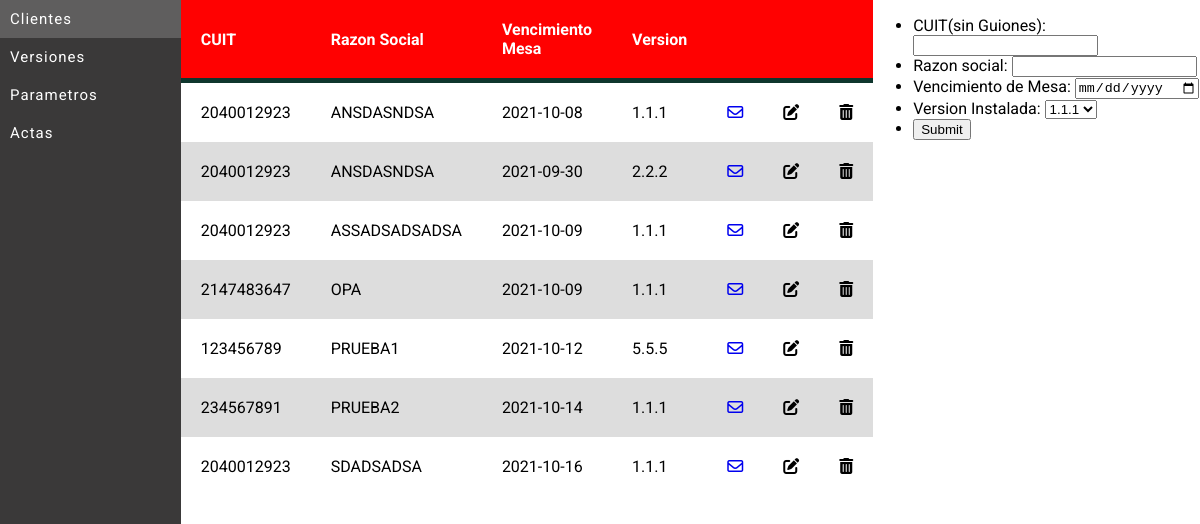
The page / on the database its author committed.
### tables this page shows
CREATE TABLE `clientes` (
  `id_cliente` int(11) NOT NULL,
  `cuit` int(11) NOT NULL,
  `razon_social` varchar(128) NOT NULL,
  `fecha_mesa` date NOT NULL,
  `id_version` int(11) NOT NULL
);

CREATE TABLE `versiones` (
  `id_version` int(11) NOT NULL,
  `version` varchar(15) NOT NULL
);

### index.php (the view, shortened to what this page needs)
<?php
    include("database.php");
    $clientes= "SELECT * FROM clientes ORDER BY razon_social";
    $resultado = mysqli_query($conexion,$clientes);
    $versiones= "SELECT * FROM versiones";
    $resultadoVersiones = mysqli_query($conexion,$versiones);
?>
<!DOCTYPE html>
<html lang="en">
<head>
    <link rel="stylesheet" href="styles.css">
    <link href="https://cdnjs.cloudflare.com/ajax/libs/font-awesome/6.0.0-beta2/css/all.min.css" rel="stylesheet">
</head>
<body>
    <nav id="menu">
        <ul>
            <li id="CLIENTES"> <a href="index.php">Clientes</a></li>
            <li id="VERSIONES"><a href="versiones.php">Versiones</a></li>
            <li id="PARAMETROS"> <a href="enviarCorreo.php">Parametros</a></li>
            <li id="ACTAS"><a href="#ACTAS">Actas</a></li>
        </ul>
    </nav>
    <div>
        <table>
            <thead>
                <tr>
                    <th>CUIT</th><th>Razon Social</th><th>Vencimiento Mesa</th><th>Version</th><th></th><th></th><th></th>
                </tr>
            </thead>
            <tbody>
                <?php
                    while($rowClientes=mysqli_fetch_assoc($resultado)){
                ?>
                <tr>
                    <td><?php echo $rowClientes["cuit"]; ?></td>
                    <td><?php echo $rowClientes["razon_social"]; ?></td>
                    <td><?php echo $rowClientes["fecha_mesa"]; ?></td>
                    <?php
                        $bufferVersion = $rowClientes["id_version"];
                        $vercionesCliente="SELECT * FROM versiones WHERE id_version = $bufferVersion";
                        $resultadovercionesCliente =mysqli_query($conexion,$vercionesCliente);
                        $version=mysqli_fetch_assoc($resultadovercionesCliente);
                    ?>
                    <td><?php echo $version["version"]; ?></td>
                    <td><a href="correos.php?id=<?php echo $rowClientes["id_cliente"];?>"><i class="far fa-envelope"></i></a></td>
                    <td><i class="fas fa-edit"></i></td>
                    <td><i class="fas fa-trash-alt"></i></td>
                </tr>
                <?php
                    }
                ?>
            </tbody>
        </table>
    </div>
    <div>
        <form action="nuevoCliente.php" id="nuevoCliente" method="POST">
            <ul>
                <li>
                    <label for="cuit">CUIT(sin Guiones): </label>
                    <input name="cuit" type="number">
                </li>
                <li>
                    <label for="razon_social">Razon social: </label>
                    <input name="razon_social" type="text">
                </li>
                <li>
                    <label for="fecha_mesa">Vencimiento de Mesa: </label>
                    <input name="fecha_mesa" type="date">
                </li>
                <li>
                    <label for="version">Version Instalada: </label>
                    <select name="version" id="" from="nuevoCliente">
                    <?php
                    while($rowVersiones=mysqli_fetch_assoc($resultadoVersiones)){
                     ?>
                        <option value="<?php echo $rowVersiones["id_version"]; ?>"><?php echo $rowVersiones["version"]; ?></option>
                    <?php
                    }
                    ?>
                    </select>
                </li>
                <li>
                    <input type="submit">
                </li>
            </ul>
        </form>
    </div>
</body>
</html>

### styles.css (style rules this page uses)
html { margin: 0; padding: 0; box-sizing: border-box; font-family: 'Roboto', sans-serif; }
body { display:flex ; margin: 0; padding: 0; }
#menu { display: flex; flex-direction: column; width: 200px; height: 100vh; background-color:#3a3939; }
#menu ul { list-style:none; margin:0; padding:0; }
#menu ul li { background-color:#3a3939; }
#menu ul a { display:block; color:#fff; text-decoration:none; font-weight:400; font-size:15px; padding:10px; letter-spacing:1px; }
#menu ul li { margin:0; padding:0; }
table { background-color: white; text-align: left; border-collapse: collapse; width: 100%; }
th, td { padding: 20px; }
thead { background-color: #ff0101; border-bottom: solid 5px #0F362D; color: white; }
tr:nth-child(even) { background-color: #ddd; }

### rows shown on the page
clientes: cuit "2040012923", razon_social "ANSDASNDSA", fecha_mesa "2021-10-08", id_version.version "1.1.1"
clientes: cuit "2040012923", razon_social "ANSDASNDSA", fecha_mesa "2021-09-30", id_version.version "2.2.2"
clientes: cuit "2040012923", razon_social "ASSADSADSADSA", fecha_mesa "2021-10-09", id_version.version "1.1.1"
clientes: cuit "2147483647", razon_social "OPA", fecha_mesa "2021-10-09", id_version.version "1.1.1"
clientes: cuit "123456789", razon_social "PRUEBA1", fecha_mesa "2021-10-12", id_version.version "5.5.5"
clientes: cuit "234567891", razon_social "PRUEBA2", fecha_mesa "2021-10-14", id_version.version "1.1.1"
clientes: cuit "2040012923", razon_social "SDADSADSA", fecha_mesa "2021-10-16", id_version.version "1.1.1"

### other values the page prints
form field version "1.1.1"
